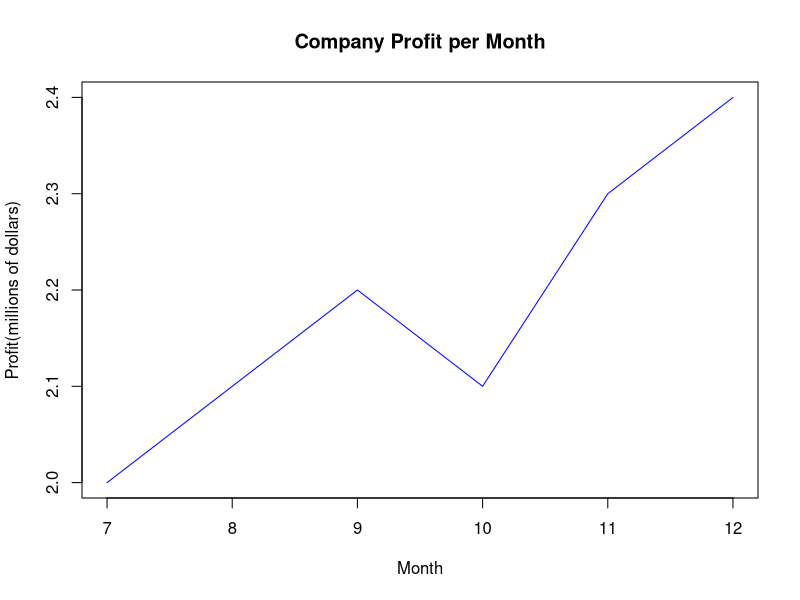

Reproduce this figure in R.
## ---- chunk 1
profit <- c(2.0, 2.1, 2.2, 2.1, 2.3, 2.4)
month <- c(7, 8, 9, 10, 11, 12)
profitbyMonth <- data.frame(month, profit)
## ---- chunk 2
plot(profitbyMonth$profit~profitbyMonth$month,
   type="l",
   main="Company Profit per Month",
   xlab="Month",
   ylab="Profit(millions of dollars)",
   col="blue")
